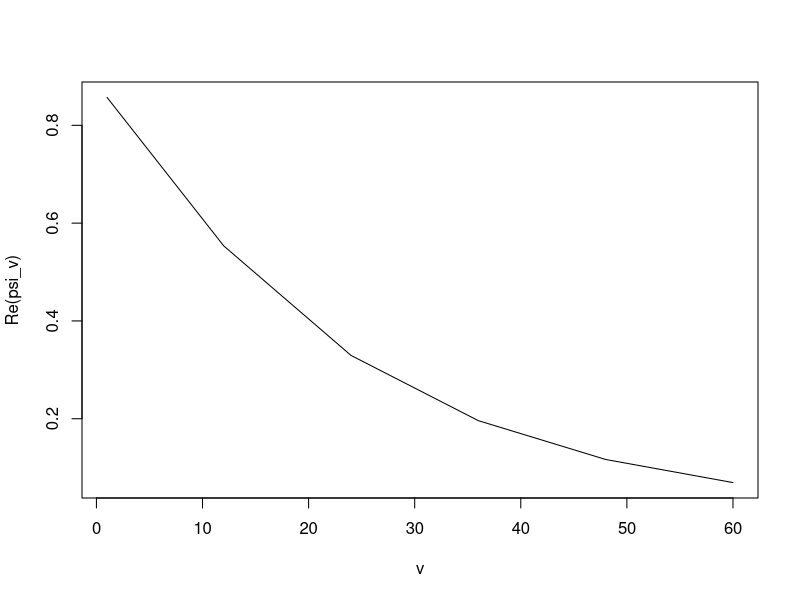

Reproduce this figure in R. (Note: a time limit stopped this script after it produced the figure.)
library(pracma)
###############################
p_prime <- function(x,alpha){
  m <- length(alpha)
  aux <- 0
  for(k in 1:m){
    aux <- aux + alpha[k]*(m-k)*x^(m-k-1)
  }
  return(m*x^(m-1)-aux)
}
###############################
eq_5 <- function(u,fi,mu){
        Fi <- cumsum(fi) # P(X<=x); x = 0,1,...,m,m+1
        Fi_line <- 1 - Fi # P(X>x); x = 0,1,...,m,m+1
        m <- length(fi) - 2  
        if(u == 0){
                return(mu)
        }else if(u == 1){
                return(sum(Fi_line[2:(m+2)])/fi[1])
        }else{
                aux1 <- 0
                if(u<=(m+1)){
                        for(k in 1:(u-1)){
                                aux1 <- aux1 + Fi_line[k+1]*eq_5(u-k,fi,mu)
                        }
                        aux2 <- sum(Fi_line[(u+1):(m+2)])
                }else{
                        for(k in 1:(m+1)){
                                aux1 <- aux1 + Fi_line[k+1]*eq_5(u-k,fi,mu)
                        }
                        aux2 <- 0
                        
                }
                return((aux1+aux2)/fi[1])
        }
}
###############################
eq_10 <- function(u,mu,fi,alpha,z){
    m <- length(alpha)  
    aux <- (1-mu)/fi[1]
    sk <- (z[1]^(m+u-1))/((1-z[1])*(p_prime(z[1],alpha)))
    if(length(z)>1){
      for(k in 2:m){
        num <- z[k]^(m+u-1)
        den <- (1-z[k])*(p_prime(z[k],alpha))
        sk <- sk + num/den
      }
    }
    return(aux*sk)
}
################################
eq_16 <- function(u,mu,fi,alpha,z,n){
  m <- length(alpha)
  valphas <- rev(cumsum(rev(alpha)))
  Malphas <- matrix(0,m,m)
  for(i in 1:m){Malphas[i,i] <- 1}
  for(j in 1:(m-1)){
    Malphas[(j+1):m,j] <- -alpha[1:(m-j)]
  }
  v_psi <- solve(Malphas,valphas)
  l <- length(n)
  Z <- matrix(0,m,m)
  i <- 0
  for(k in 1:l){
    for(j in 1:n[k]){
      i <- i + 1
      Z[,i] <- (1:m)^(j-1)*z[k]^(1:m)  
    }
  }
  bkj <- solve(Z,v_psi)
  aux <- 0
  i <- 0
  for(k in 1:l){
    for(j in 1:n[k]){
      i <- i + 1
      aux <- aux + bkj[i]*u^(j-1)*z[k]^u
    }
  }
  return(aux)
}
################################
psi <- function(u,fi){
    m <- length(fi)-2
    mu <- sum(0:(m+1)*(fi))
    if(u == 0){
        return(mu)
    }else{
        Fi <- cumsum(fi) # P(X<=x); x = 0,1,...,m,m+1
        Fi_line <- 1 - Fi # P(X>x); x = 0,1,...,m,m+1
        alpha <- Fi_line[2:(m+1)]/fi[1] #alpha_k; k= 1,...,m
        theroots <- polyroots(c(1,-alpha))
        z <- theroots[[1]]
        n <- theroots[[2]]
        if(length(z)==m){  #simple roots
            eq_10(u,mu,fi,alpha,z)    
        }else{  # multiplicities > 1
            eq_16(u,mu,fi,alpha,z,n)
        }
    }
}

#####################
#Example section 6.1
#####################
fi <- c(7/8,0,0,0,0,0,0,1/8)
m <- length(fi)-2
sum(fi)
mu <- sum(fi*(0:(m+1))) # 7/8
fi_1 <- fi
Fi_1 <- cumsum(fi_1) # P(X<=x); x = 0,1,...,m,m+1
Fi_line_1 <- 1 - Fi_1 # P(X>x); x = 0,1,...,m,m+1
alpha_1 <- Fi_line_1[2:(m+1)]/fi_1[1] #alpha_k; k= 1,...,m
theroots_1 <- polyroots(c(1,-alpha_1))
z_1 <- theroots_1[[1]] #roots
n_1 <- theroots_1[[2]] #multiplicities
############
v <- c(1,12,24,36,48,60)
N <- length(v)
psi_v <- c()
for(u in v){
  psi_v <- c(psi_v,psi(u,fi))
}
Re(psi_v) # exact ruin probability using eq (10) or (16)
plot(v,Re(psi_v),type = 'l')
#############################################
psi_classic_v <- c()
for(u in v){
  psi_classic_v <- c(psi_classic_v,eq_5(u,fi,mu))
}
psi_classic_v # exact ruin probability using eq (5) very slow
#############################################

#####################
#Example section 6.2
#####################
fi <- c(1/2,9/28,477/3136,543/21952,9433/19668992,4462/3813049,146689/1927561216,7155/1927561216,2809/1927561216)
m <- length(fi)-2
sum(fi)
mu <- sum(fi*(0:(m+1)))
fi_1 <- fi
Fi_1 <- cumsum(fi_1) # P(X<=x); x = 0,1,...,m,m+1
Fi_line_1 <- 1 - Fi_1 # P(X>x); x = 0,1,...,m,m+1
alpha_1 <- Fi_line_1[2:(m+1)]/fi_1[1] #alpha_k; k= 1,...,m
theroots_1 <- polyroots(c(1,-alpha_1))
z_1 <- theroots_1[[1]] #roots
n_1 <- theroots_1[[2]] #multiplicities
############
uu <- 10
############
v <- c(1,2,4,6,8,10)
N <- length(v)
psi_v <- c()
for(u in v){
        psi_v <- c(psi_v,psi(u,fi))
}
Re(psi_v) # exact ruin probability using eq (10) or (16)
plot(v,Re(psi_v),type = 'l') 
#############################################
psi_classic_v <- c()
for(u in v){
        psi_classic_v <- c(psi_classic_v,eq_5(u,fi,mu))
}
psi_classic_v # exact ruin probability using eq (5)
#############################################
fi_2 <- fi
epsilon <- 10^(-3)
fi_2[1] <- fi_2[1]+epsilon
fi_2[2] <- fi_2[2]-epsilon
sum(fi_2)
Fi_2 <- cumsum(fi_2) # P(X<=x); x = 0,1,...,m,m+1
Fi_line_2 <- 1 - Fi_2 # P(X>x); x = 0,1,...,m,m+1
alpha_2 <- Fi_line_2[2:(m+1)]/fi_2[1] #alpha_k; k= 1,...,m
sum(alpha_1)
sum(alpha_2)
theroots_2 <- polyroots(c(1,-alpha_2))
theroots_1
theroots_2
abs(theroots_1)
abs(theroots_2)
############
psi_2_v <- c()
for(u in v){
        psi_2_v <- c(psi_2_v,psi(u,fi_2))
}
Re(psi_2_v) # approximation epsilon simple roots
abserror <- abs(Re(psi_2_v)-Re(psi_v))/Re(psi_v)
abserror
plot(v,abserror,col='blue',type='l')
